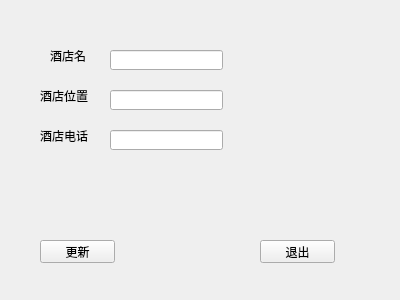
<?xml version="1.0" encoding="UTF-8"?>
<ui version="4.0">
 <class>viewwindow</class>
 <widget class="QWidget" name="viewwindow">
  <property name="geometry">
   <rect>
    <x>0</x>
    <y>0</y>
    <width>400</width>
    <height>300</height>
   </rect>
  </property>
  <property name="windowTitle">
   <string>Form</string>
  </property>
  <widget class="QLabel" name="label">
   <property name="geometry">
    <rect>
     <x>50</x>
     <y>50</y>
     <width>54</width>
     <height>12</height>
    </rect>
   </property>
   <property name="text">
    <string>酒店名</string>
   </property>
  </widget>
  <widget class="QLabel" name="label_2">
   <property name="geometry">
    <rect>
     <x>40</x>
     <y>90</y>
     <width>54</width>
     <height>12</height>
    </rect>
   </property>
   <property name="text">
    <string>酒店位置</string>
   </property>
  </widget>
  <widget class="QLabel" name="label_3">
   <property name="geometry">
    <rect>
     <x>40</x>
     <y>130</y>
     <width>54</width>
     <height>12</height>
    </rect>
   </property>
   <property name="text">
    <string>酒店电话</string>
   </property>
  </widget>
  <widget class="QLineEdit" name="lineEdit">
   <property name="geometry">
    <rect>
     <x>110</x>
     <y>50</y>
     <width>113</width>
     <height>20</height>
    </rect>
   </property>
  </widget>
  <widget class="QLineEdit" name="lineEdit_2">
   <property name="geometry">
    <rect>
     <x>110</x>
     <y>90</y>
     <width>113</width>
     <height>20</height>
    </rect>
   </property>
  </widget>
  <widget class="QLineEdit" name="lineEdit_3">
   <property name="geometry">
    <rect>
     <x>110</x>
     <y>130</y>
     <width>113</width>
     <height>20</height>
    </rect>
   </property>
  </widget>
  <widget class="QPushButton" name="exitbutton">
   <property name="geometry">
    <rect>
     <x>260</x>
     <y>240</y>
     <width>75</width>
     <height>23</height>
    </rect>
   </property>
   <property name="text">
    <string>退出</string>
   </property>
  </widget>
  <widget class="QPushButton" name="freshbutton">
   <property name="geometry">
    <rect>
     <x>40</x>
     <y>240</y>
     <width>75</width>
     <height>23</height>
    </rect>
   </property>
   <property name="text">
    <string>更新</string>
   </property>
  </widget>
 </widget>
 <resources/>
 <connections>
  <connection>
   <sender>exitbutton</sender>
   <signal>clicked()</signal>
   <receiver>viewwindow</receiver>
   <slot>close()</slot>
   <hints>
    <hint type="sourcelabel">
     <x>297</x>
     <y>251</y>
    </hint>
    <hint type="destinationlabel">
     <x>199</x>
     <y>149</y>
    </hint>
   </hints>
  </connection>
 </connections>
</ui>
